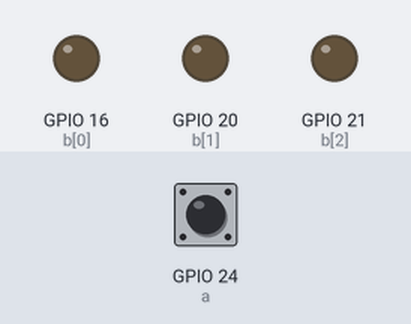
The program below on a simulated Raspberry Pi (BCM pin numbers). On the bench: output pins drawn as LEDs (lit = HIGH). The test bench sets the inputs (shaded band); at power-on: GPIO 24 (a) HIGH.

Above: at 1.2 s.
1.3 s: GPIO 24 (a) pulled LOW for 0.15 s
At 1.39 s:
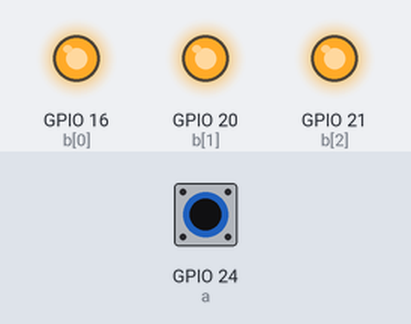
2.9 s: GPIO 24 (a) pulled LOW for 3.2 s
At 7.3 s:
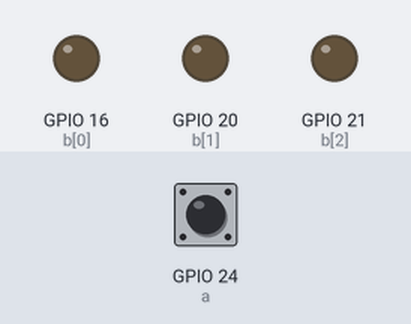
Timing chart, 0 to 8.8 s (numbered marks = the images above; inputs shaded):
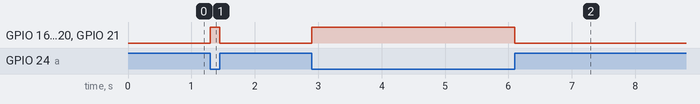

The program:

soundled.py
```python
import RPi.GPIO as GPIO
import time
GPIO.setmode(GPIO.BCM)
GPIO.setwarnings(False)
a = 24
GPIO.setup(a, GPIO.IN, pull_up_down=GPIO.PUD_UP)
b =  [16,20,21]
GPIO.setup(b,GPIO.OUT)
try:
    while True:
        if GPIO.input(a):

            GPIO.output(b,GPIO.LOW)
           # time.sleep(60)
        else:
            GPIO.output(b,GPIO.HIGH)
           #:w time.sleep(10)
           #print('Input was HIGH')
            #print('Input was LOW')
except KeyboardInterrupt:
            pass

GPIO.cleanup()
```

Measured:
- after the input at 1.3 s, GPIO 16 (b[0]), GPIO 20 (b[1]), GPIO 21 (b[2]): LOW → HIGH at once, → LOW 0.15 s later
- after the input at 2.9 s, GPIO 16 (b[0]), GPIO 20 (b[1]), GPIO 21 (b[2]): LOW → HIGH at once, → LOW 3.2 s later
